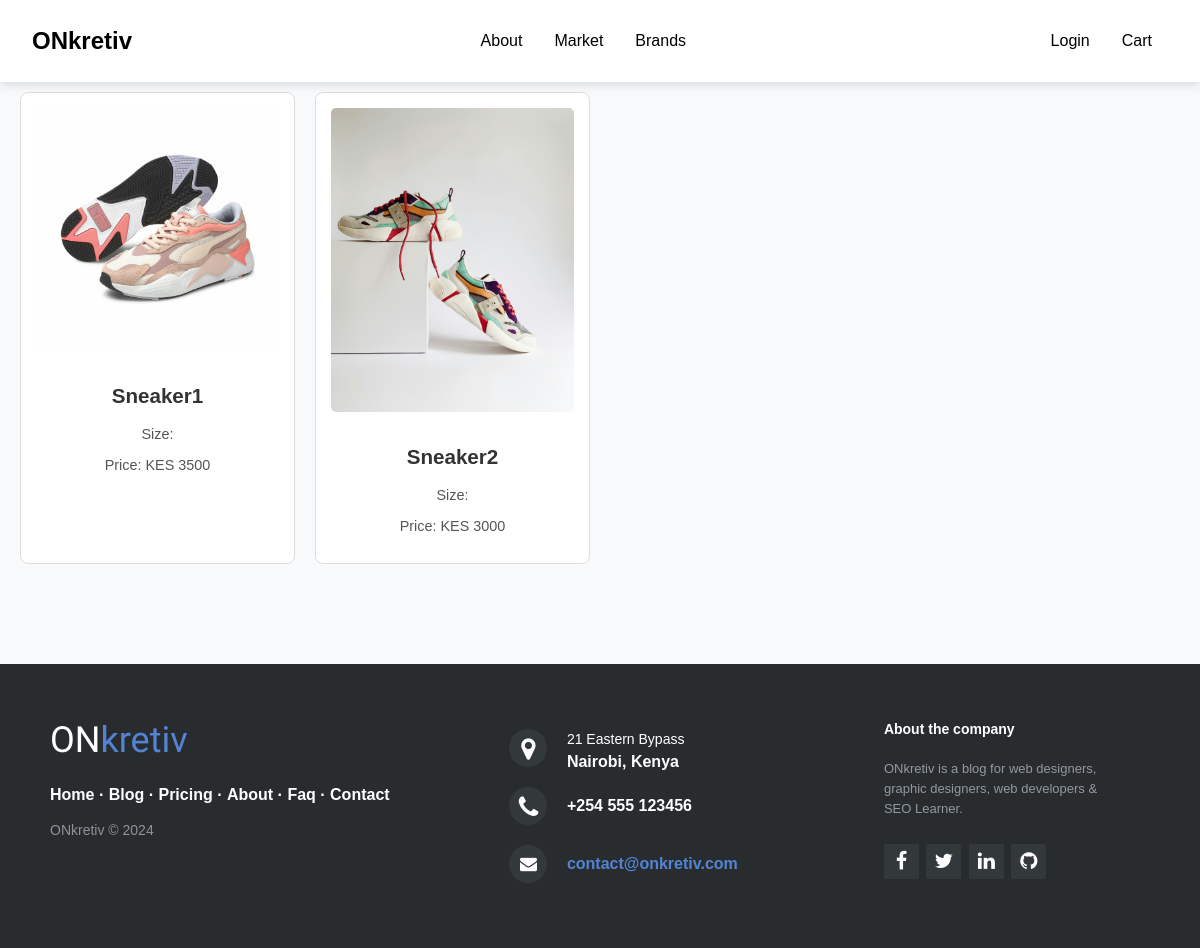
The page / on the database its author committed.
### store/models.py (models this page shows, shortened)
class Product(models.Model):
    name = models.CharField(max_length=255)
    price = models.DecimalField(max_digits=10, decimal_places=2)
    description = models.TextField()
    image = models.ImageField(upload_to='products/')
    sku = models.CharField(max_length=100, unique=True)
    quantity = models.IntegerField(default=1)

### store/views.py (the view)
# urls.py: 2. Add a URL to urlpatterns:  path('', views.home, name='home')
def home(request):
    products = Product.objects.all() #Fetch all products from the database
    return render(request, 'store/home.html', {'products': products})

### store/templates/store/home.html (shortened to what this page needs)
{% load static %}
{% load cart_filters %}
<!DOCTYPE html>
<html lang="en">
<head>
    <link rel="stylesheet" href="http://maxcdn.bootstrapcdn.com/font-awesome/4.2.0/css/font-awesome.min.css">
    <link rel="stylesheet" type="text/css" href="{% static 'store/styles.css' %}">
</head>
<body>
     <header id="navbar">
        <nav>
             <a href="{% url 'home' %}" class="logo">ONkretiv</a>
              <ul class="menu">
                <li class="dropdown">
                    <a href="#">About</a>
                </li>
                <li class="dropdown">
                    <a href="#">Market</a>
                </li>
                <li class="dropdown">
                    <a href="#">Brands</a>
                </li>
              </ul>
              <ul class="menu-1">
              <li><a href="{% url 'login' %}">Login</a></li>
              <li><a href="{% url 'cart' %}">Cart</a></li>
              </ul>
        </nav>
     </header>
     <br>
     <br>
     <br>
     <br>
    <div class="product-grid">
        {% for product in products %}
        <div class="product-card">
            <img src="{{ product.image.url }}" alt="{{ product.name }}">
            <h3><a href="{% url 'product_detail' product.sku %}">{{ product.name }}</a></h3>
            <p>Size: {{ product.size }}</p>
            <p>Price: KES {{ product.price|floatformat:0 }}</p>
        </div>
        {% endfor %}
    </div>
    <footer class="footer-distributed">
        <div class="footer-left">
            <h3>ON<span>kretiv</span></h3>
            <p class="footer-links">
                <a href="#">Home</a>
                ·
                <a href="#">Blog</a>
                ·
                <a href="#">Pricing</a>
                ·
                <a href="#">About</a>
                ·
                <a href="#">Faq</a>
                ·
                <a href="#">Contact</a>
            </p>
            <p class="footer-company-name">ONkretiv &copy; 2024</p>
        </div>
        <div class="footer-center">
            <div>
                <i class="fa fa-map-marker"></i>
                <p><span>21 Eastern Bypass</span> Nairobi, Kenya</p>
            </div>
            <div>
                <i class="fa fa-phone"></i>
                <p>+254 555 123456</p>
            </div>
            <div>
                <i class="fa fa-envelope"></i>
                <p><a href="mailto:support@company.com">contact@onkretiv.com</a></p>
            </div>
        </div>
        <div class="footer-right">
            <p class="footer-company-about">
                <span>About the company</span>
                ONkretiv is a blog for web designers, graphic designers, web developers &amp; SEO Learner.
            </p>
            <div class="footer-icons">
                <a href="#"><i class="fa fa-facebook"></i></a>
                <a href="#"><i class="fa fa-twitter"></i></a>
                <a href="#"><i class="fa fa-linkedin"></i></a>
                <a href="#"><i class="fa fa-github"></i></a>
            </div>
        </div>
    </footer>
</body>
</html>

### store/static/store/styles.css (style rules this page uses)
body { font-family: Arial, sans-serif; margin: 0; padding: 0; background-color: #f8f9fa; }
#navbar { position: fixed; top: 0; width: 100%; background-color: rgba(255, 255, 255, 0.9); box-shadow: 0px 4px 8px rgba(0, 0, 0, 0.1); z-index: 1000; transition: background-color 0.3s ease; }
nav { display: flex; justify-content: space-between; align-items: center; padding: 1rem 2rem; }
.logo { font-size: 1.5rem; font-weight: bold; text-decoration: none; color: black; }
.menu { display: flex; list-style: none; }
.menu li { margin: 0 1rem; position: relative; }
.menu a { text-decoration: none; color: black; }
.menu-1 { display: flex; list-style: none; }
.menu-1 li { margin: 0 1rem; position: relative; }
.menu-1 a { text-decoration: none; color: black; }
.product-grid { display: grid; grid-template-columns: repeat(4, 1fr); gap: 20px; padding: 20px; max-width: 1200px; margin: 0 auto; }
.product-card { background-color: #fff; border: 1px solid #ddd; border-radius: 8px; padding: 15px; text-align: center; transition: box-shadow 0.3s ease; }
.product-card img { width: 100%; height: auto; border-radius: 5px; margin-bottom: 10px; }
.product-card h3 a { color: #333; text-decoration: none; font-size: 1.1em; }
.product-card p { color: #555; font-size: 0.9em; }
footer { position: relative; bottom: 0; }
.footer-distributed { background-color: #292c2f; box-shadow: 0 1px 1px 0 rgba(0, 0, 0, 0.12); box-sizing: border-box; width: 100%; text-align: left; font: bold 16px sans-serif; padding: 55px 50px; margin-top: 80px; }
.footer-distributed .footer-left, .footer-distributed .footer-center, .footer-distributed .footer-right { display: inline-block; vertical-align: top; }
.footer-distributed .footer-left { width: 40%; }
.footer-distributed h3 { color: #ffffff; font: normal 36px 'Cookie', cursive; margin: 0; }
.footer-distributed h3 span { color: #5383d3; }
.footer-distributed .footer-links { color: #ffffff; margin: 20px 0 12px; padding: 0; }
.footer-distributed .footer-links a { display:inline-block; line-height: 1.8; text-decoration: none; color: inherit; }
.footer-distributed .footer-company-name { color: #8f9296; font-size: 14px; font-weight: normal; margin: 0; }
.footer-distributed .footer-center { width: 35%; }
.footer-distributed .footer-center i { background-color: #33383b; color: #ffffff; font-size: 25px; width: 38px; height: 38px; border-radius: 50%; text-align: center; line-height: 42px; margin: 10px 15px; vertical-align: middle; }
.footer-distributed .footer-center i.fa-envelope { font-size: 17px; line-height: 38px; }
.footer-distributed .footer-center p { display: inline-block; color: #ffffff; vertical-align: middle; margin:0; }
.footer-distributed .footer-center p span { display:block; font-weight: normal; font-size:14px; line-height:2; }
.footer-distributed .footer-center p a { color: #5383d3; text-decoration: none;; }
.footer-distributed .footer-right { width: 20%; }
.footer-distributed .footer-company-about { line-height: 20px; color: #92999f; font-size: 13px; font-weight: normal; margin: 0; }
.footer-distributed .footer-company-about span { display: block; color: #ffffff; font-size: 14px; font-weight: bold; margin-bottom: 20px; }
.footer-distributed .footer-icons { margin-top: 25px; }
.footer-distributed .footer-icons a { display: inline-block; width: 35px; height: 35px; cursor: pointer; background-color: #33383b; border-radius: 2px; font-size: 20px; color: #ffffff; text-align: center; line-height: 35px; margin-right: 3px; margin-bottom: 5px; }

### rows shown on the page
Product: image (picture), name "Sneaker1", price "3500"
Product: image (picture), name "Sneaker2", price "3000"
